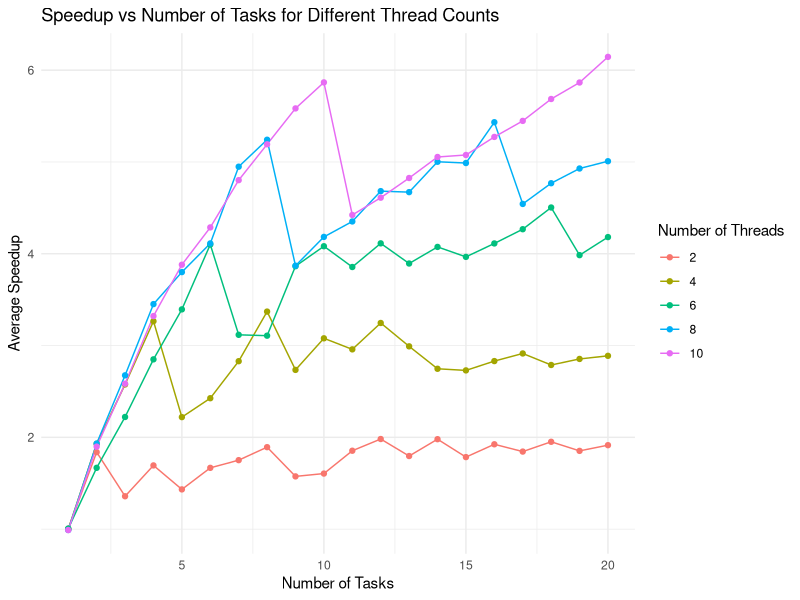
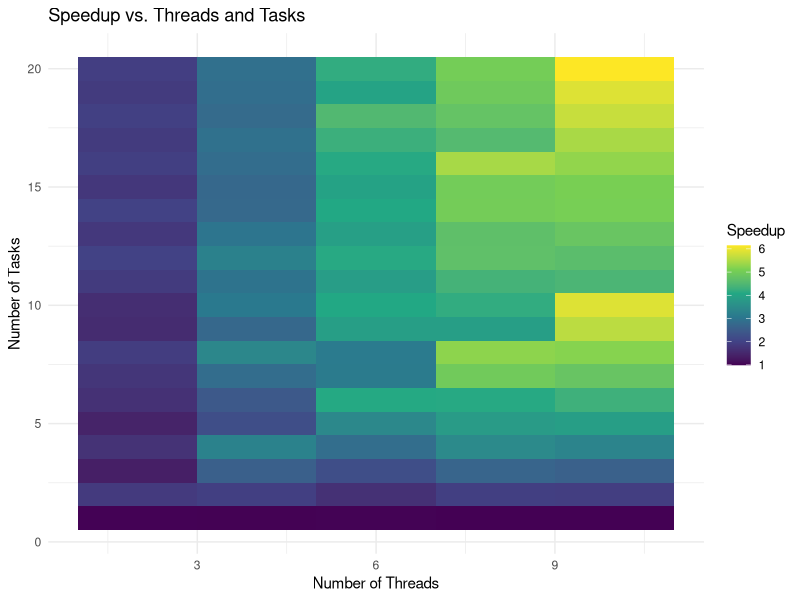

R code for these plots, in order:
library(ggplot2)
library(tidyr)
library(dplyr)

# Create the data frame


threads <- rep(c(2, 4, 6, 8, 10), each = 20)
tasks <- rep(1:20, times = 5)
speedup <- c(
  # Threads: 2
  1.0031425044547755, 1.8386083832342006, 1.3582740171390422, 1.694203252930013, 1.4329938474254629,
  1.6677798009690696, 1.75160199102751, 1.893118750933718, 1.5746985989551743, 1.6054889426774193,
  1.8541986586703085, 1.9817307736035705, 1.7964778126621626, 1.979916007993935, 1.7848056169847142,
  1.9244704550594043, 1.8449646931653845, 1.9516452115320129, 1.8526854040047565, 1.9147472625182862,
  
  # Threads: 4
  0.9992136700245166, 1.9293572782133785, 2.576303160185566, 3.2652124452166755, 2.2203699559474086,
  2.4262839969510295, 2.8295358910330313, 3.3700706587997336, 2.7348781268759446, 3.0788936264201867,
  2.9585308954828564, 3.245879780407117, 2.9913955349528747, 2.746996745547819, 2.729310215075368,
  2.830828155026993, 2.913657440805557, 2.7882794782683678, 2.854103768678785, 2.888039767468969,
  
  # Threads: 6
  1.0065819504653906, 1.667978939465242, 2.221885727484388, 2.849648290599664, 3.394078431131296,
  4.100582658923849, 3.116904233384233, 3.107505462096814, 3.8645464524706945, 4.081993182932071,
  3.855601343643698, 4.113280923549974, 3.8937817831979067, 4.074492732699903, 3.9660418602632284,
  4.112274946986202, 4.2673405987126785, 4.503867918730961, 3.9847771780720187, 4.181519053777227,
  
  # Threads: 8
  0.9909351386326174, 1.9322099198523361, 2.675486839697953, 3.4514534289394905, 3.8001871331370776,
  4.112482097446209, 4.948426764031242, 5.242003562899797, 3.869697460655301, 4.183672945349449,
  4.351920048810552, 4.682120573021477, 4.671260345095119, 5.0021506568656084, 4.988273001608089,
  5.43283212382982, 4.542588267771427, 4.768398876645424, 4.928755044580203, 5.0079609329931944,
  
  # Threads: 10
  0.989874722724128, 1.8988758514391633, 2.5839124192227136, 3.321225819942728, 3.880610914421121,
  4.287028858101286, 4.8018645082755045, 5.192330707837659, 5.583288788334324, 5.866769539653254,
  4.422478274284595, 4.610712997374304, 4.8251653623424495, 5.054148034037149, 5.075978019930044,
  5.272697132486757, 5.447235050650856, 5.685810261933893, 5.865447627083385, 6.144686613173482
)

df <- data.frame(threads = threads, tasks = tasks, speedup = speedup)

# Create the plot
ggplot(df, aes(x = tasks, y = speedup, color = factor(threads))) +
  geom_line() +
  geom_point() +
  scale_color_discrete(name = "Number of Threads") +
  labs(title = "Speedup vs Number of Tasks for Different Thread Counts",
       x = "Number of Tasks",
       y = "Average Speedup") +
  theme_minimal() +
  theme(legend.position = "right")


# Heatmap
ggplot(df, aes(x = threads, y = tasks, fill = speedup)) +
  geom_tile() +
  scale_fill_viridis_c() +
  labs(x = "Number of Threads", y = "Number of Tasks", 
       fill = "Speedup", 
       title = "Speedup vs. Threads and Tasks") +
  theme_minimal()
